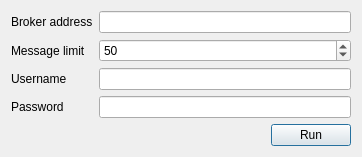
<?xml version="1.0" encoding="UTF-8"?>
<ui version="4.0">
 <class>RunDialog</class>
 <widget class="QDialog" name="RunDialog">
  <property name="geometry">
   <rect>
    <x>0</x>
    <y>0</y>
    <width>362</width>
    <height>148</height>
   </rect>
  </property>
  <property name="sizePolicy">
   <sizepolicy hsizetype="Preferred" vsizetype="Minimum">
    <horstretch>0</horstretch>
    <verstretch>0</verstretch>
   </sizepolicy>
  </property>
  <property name="windowTitle">
   <string>Connect to MQTT broker</string>
  </property>
  <layout class="QGridLayout" name="gridLayout">
   <item row="0" column="0">
    <layout class="QVBoxLayout" name="verticalLayout">
     <item>
      <layout class="QFormLayout" name="formLayout_2">
       <item row="0" column="0">
        <widget class="QLabel" name="label">
         <property name="text">
          <string>Broker address</string>
         </property>
        </widget>
       </item>
       <item row="0" column="1">
        <widget class="QLineEdit" name="broker"/>
       </item>
       <item row="2" column="0">
        <widget class="QLabel" name="label_2">
         <property name="text">
          <string>Username</string>
         </property>
        </widget>
       </item>
       <item row="2" column="1">
        <widget class="QLineEdit" name="username"/>
       </item>
       <item row="3" column="0">
        <widget class="QLabel" name="label_4">
         <property name="text">
          <string>Password</string>
         </property>
        </widget>
       </item>
       <item row="3" column="1">
        <widget class="QLineEdit" name="password"/>
       </item>
       <item row="1" column="0">
        <widget class="QLabel" name="label_3">
         <property name="text">
          <string>Message limit</string>
         </property>
        </widget>
       </item>
       <item row="1" column="1">
        <widget class="QSpinBox" name="messages">
         <property name="minimum">
          <number>1</number>
         </property>
         <property name="maximum">
          <number>65536</number>
         </property>
         <property name="value">
          <number>50</number>
         </property>
        </widget>
       </item>
      </layout>
     </item>
     <item>
      <layout class="QHBoxLayout" name="horizontalLayout">
       <item>
        <spacer name="horizontalSpacer">
         <property name="orientation">
          <enum>Qt::Horizontal</enum>
         </property>
         <property name="sizeHint" stdset="0">
          <size>
           <width>40</width>
           <height>20</height>
          </size>
         </property>
        </spacer>
       </item>
       <item>
        <widget class="QPushButton" name="runButton">
         <property name="sizePolicy">
          <sizepolicy hsizetype="Minimum" vsizetype="Fixed">
           <horstretch>0</horstretch>
           <verstretch>0</verstretch>
          </sizepolicy>
         </property>
         <property name="text">
          <string>Run</string>
         </property>
        </widget>
       </item>
      </layout>
     </item>
    </layout>
   </item>
  </layout>
 </widget>
 <resources/>
 <connections/>
</ui>
